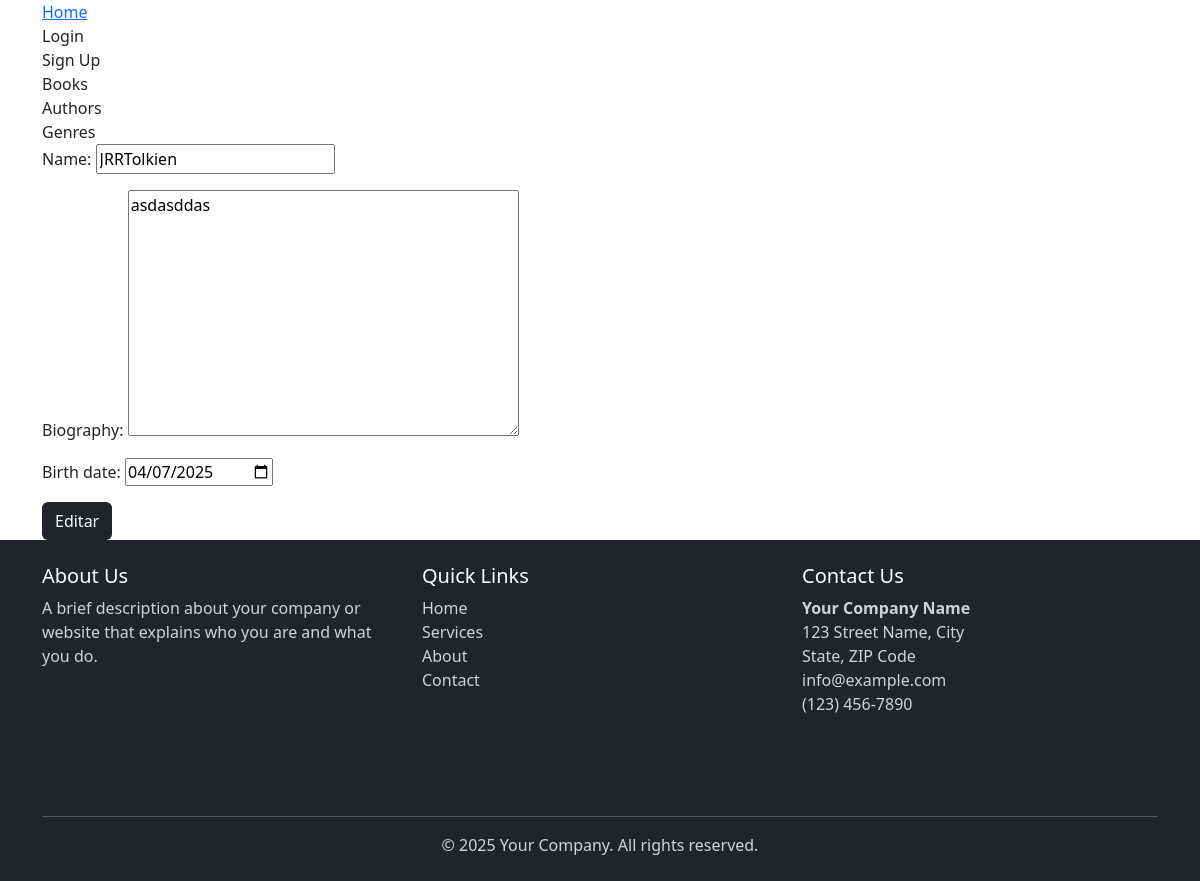
Screenshot of /bookstore_app/author_detail/4/edit with the database file from the repository.
### bookstore_app/models.py (models this page shows, shortened)
class Author(models.Model):
    name = models.CharField(max_length=100)
    biography = models.TextField()
    birth_date = models.DateField()

### bookstore_app/views.py (the view, shortened to what this page needs)
# urls.py: path('author_detail/<int:id>/edit', views.AuthorEditView, name='bookstore_app.author_edit'),
def AuthorEditView(request, id):
    author = get_object_or_404(Author, id=id)
    form = AuthorForm(initial={
        'name' : author.name ,
        'biography' : author.biography,
        'birth_date' : author.birth_date
    })
    if request.method == 'GET':
        template_data = {}
        template_data['title'] = 'Edit author'
        template_data['form'] = form
        template_data['author'] = author
        return render(request, 'bookstore_app/author_edit.html', {'template_data': template_data})
    else:
        return redirect('bookstore_app.author_detail', id=id)

### templates/bookstore_app/author_edit.html (shortened to what this page needs)
{% extends 'base.html' %}
{% block content %}
    <form method="POST">
        {{ template_data.form.as_p }}
        <button type="submit" class="btn bg-dark text-white">
        Editar
        </button>
    </form>
{% endblock %}

### bookstore/static/css/style.css (style rules this page uses)
html, body { height: 100%; margin: 0; }
body { display: flex; flex-direction: column; min-height: 100vh; }

### rows the page displays
Author: name "JRRTolkien", biography "asdasddas", birth_date "04/07/2025"
